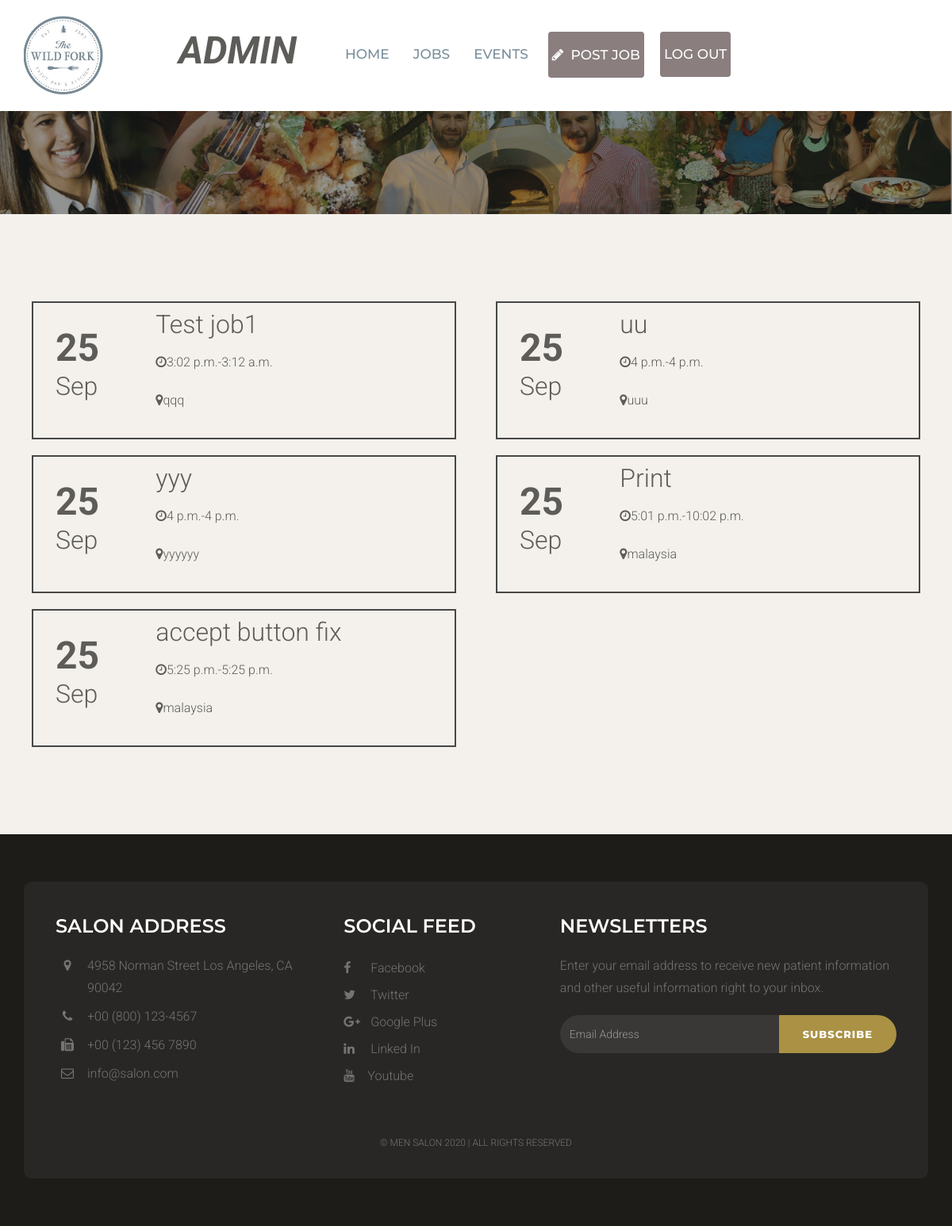
/job/list (signed in), run on the app's committed database.
### staffapp/models.py (models this page shows, shortened)
class Job(models.Model):
    writer = models.ForeignKey('auth.User')
    email = models.CharField(max_length=200)
    title = models.CharField(max_length=200)
    location = models.CharField(max_length=300)
    category = models.CharField(max_length=200)
    tags = models.CharField(max_length=200)
    description = models.TextField()
    companyName = models.CharField(max_length=100)
    website = models.CharField(max_length=100)
    tagline = models.CharField(max_length=200)
    staff_members = models.ManyToManyField('Profile', default=[])
    start_time = models.TimeField(default=timezone.now)
    end_time = models.TimeField(default=timezone.now)
    created_date = models.DateTimeField(
            default=timezone.now)
    published_date = models.DateTimeField(
            blank=True, null=True)

### staffapp/views.py (the view)
# urls.py: url(r'job/list', views.joblistPage, name='joblist'),
@login_required
def joblistPage(request):
    jobs = Job.objects.filter().order_by('created_date')
    reqjobs = Requestjob.objects.filter(user=request.user)
    requestjobs = []
    for job in reqjobs:
        requestjobs.append(job.job.id)
    return render(request, 'joblist.html', {'jobs': jobs, 'requestjobs': requestjobs})

### staffapp/templates/joblist.html (shortened to what this page needs)
{% extends 'layouts/base.html' %}
{% load staticfiles %}
{% block content %}
    {% include 'layouts/header.html' %}
    <div class="space-medium bg-default">
        <div class="container">
            <div class="row">
                {% for job in jobs %}
                <div class="col-lg-6 col-md-6 col-sm-12 col-xs-12">
                    <div class="row job-block" style="padding: 13px">
                        <div class="col-lg-3" style="padding-top: 30px">
                            <p style="font-size:48px; font-weight: bold">{{ job.created_date.day }}</p>
                            <p style="font-size:32px">{{ job.created_date|date:"M" }}</p>
                        </div>
                        <div class="col-lg-8">
                            <p style="font-size:32px">{{job.title}}</p>
                            <p><i class="fa fa-clock-o" aria-hidden="true"></i>{{job.start_time}}-{{job.end_time}}<p></p>
                            <p><i class="fa fa-map-marker" aria-hidden="true"></i>{{job.location}}<p>
                        </div>
                    </div>
                </div>
                {% endfor %}
            </div>
        </div>
    </div>
    {% include 'layouts/footer.html' %}
{% endblock %}

### staffapp/static/css/style.css (style rules this page uses)
body { font-size: 16px; background-color: #fff; color: #5d5c59; font-family: 'Roboto', sans-serif; line-height: 28px; font-weight: 300; }
p { margin: 0 0 20px; }
p:last-child { margin-bottom: 0px; }
.space-medium { padding-top: 100px; padding-bottom: 100px; }
.bg-default { background-color: #f4f1ec; }

### staffapp/static/css/my.css (style rules this page uses)
.job-block { border: 2px solid rgb(71,71,71); margin: 10px; }

### data on the page
Job: created_date.day "25", created_date "Sep", title "Test job1", start_time "3:02 p.m.", end_time "3:12 a.m.", location "qqq"
Job: created_date.day "25", created_date "Sep", title "uu", start_time "4 p.m.", end_time "4 p.m.", location "uuu"
Job: created_date.day "25", created_date "Sep", title "yyy", start_time "4 p.m.", end_time "4 p.m.", location "yyyyyy"
Job: created_date.day "25", created_date "Sep", title "Print", start_time "5:01 p.m.", end_time "10:02 p.m.", location "malaysia"
Job: created_date.day "25", created_date "Sep", title "accept button fix", start_time "5:25 p.m.", end_time "5:25 p.m.", location "malaysia"
